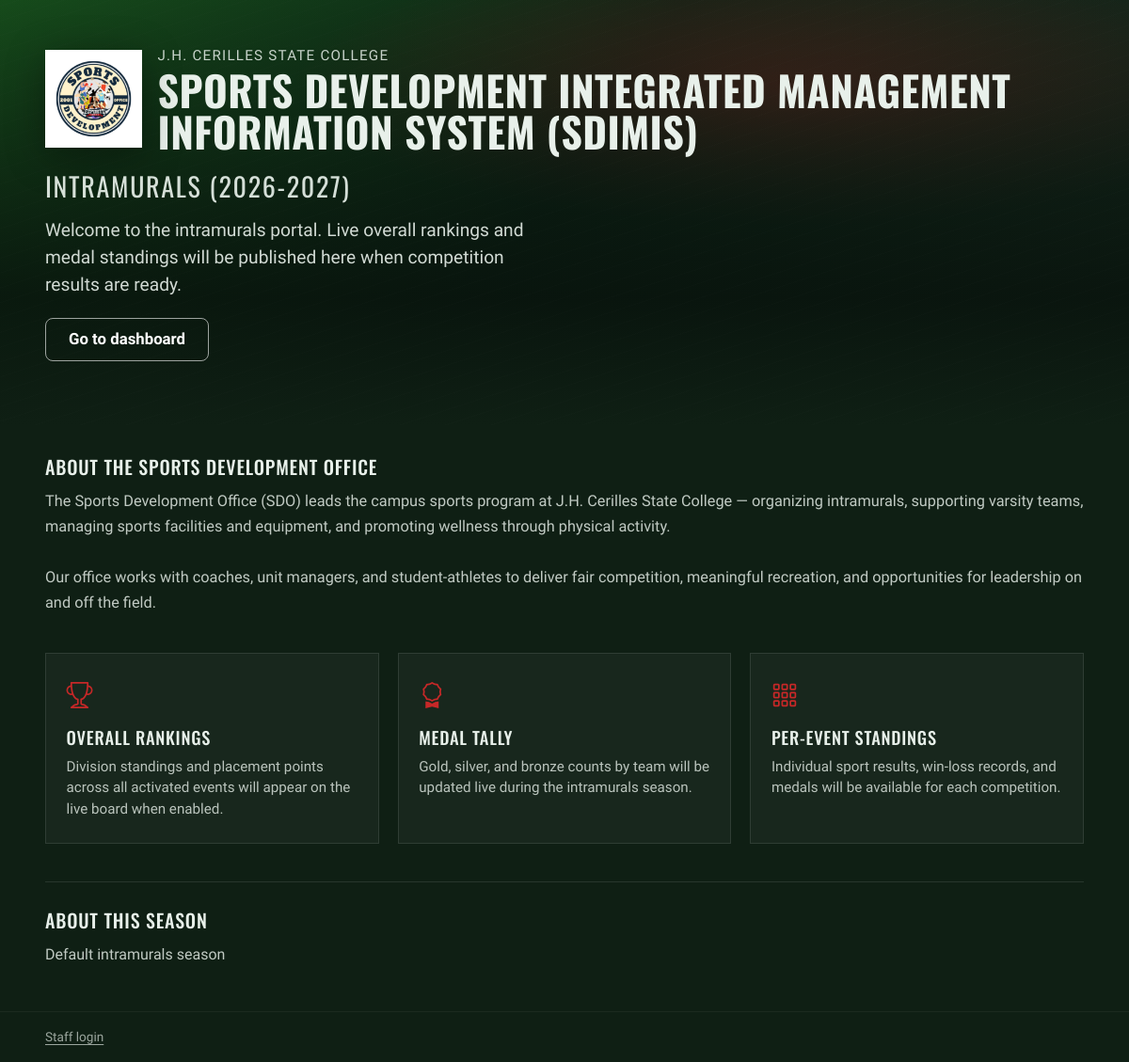
The app's page /landing.php (signed in) with its own data.
### tables this page shows
CREATE TABLE IF NOT EXISTS intramural_seasons (
    id INT AUTO_INCREMENT PRIMARY KEY,
    name VARCHAR(120) NOT NULL,
    year_label VARCHAR(40) NOT NULL,
    start_date DATE DEFAULT NULL,
    end_date DATE DEFAULT NULL,
    description TEXT,
    is_active TINYINT(1) NOT NULL DEFAULT 0,
    is_archived TINYINT(1) NOT NULL DEFAULT 0,
    roster_locked TINYINT(1) NOT NULL DEFAULT 0,
    roster_lock_date DATE DEFAULT NULL,
    roster_locked_at DATETIME DEFAULT NULL,
    roster_locked_by INT DEFAULT NULL,
    results_locked TINYINT(1) NOT NULL DEFAULT 0,
    results_lock_date DATE DEFAULT NULL,
    results_locked_at DATETIME DEFAULT NULL,
    results_locked_by INT DEFAULT NULL,
    live_board_enabled TINYINT(1) NOT NULL DEFAULT 1,
    live_board_updated_at DATETIME DEFAULT NULL,
    live_board_updated_by INT DEFAULT NULL,
    created_at TIMESTAMP DEFAULT CURRENT_TIMESTAMP,
    updated_at TIMESTAMP DEFAULT CURRENT_TIMESTAMP ON UPDATE CURRENT_TIMESTAMP,
    UNIQUE KEY uq_season_year_label (year_label)
);

CREATE TABLE IF NOT EXISTS system_settings (
    id INT AUTO_INCREMENT PRIMARY KEY,
    setting_key VARCHAR(100) NOT NULL UNIQUE,
    setting_value TEXT NOT NULL,
    setting_type ENUM('string', 'integer', 'boolean', 'json') NOT NULL DEFAULT 'string',
    description TEXT,
    updated_by INT DEFAULT NULL,
    updated_at TIMESTAMP DEFAULT CURRENT_TIMESTAMP ON UPDATE CURRENT_TIMESTAMP,
    FOREIGN KEY (updated_by) REFERENCES users(id) ON DELETE SET NULL
);

### includes/functions.php (called while the page is built, shortened)
<?php
function sanitize(string $input): string
{
    return htmlspecialchars(trim($input), ENT_QUOTES, 'UTF-8');
}
function getSetting(string $key, $default = null)
{
    $db = getDB();
    $stmt = $db->prepare('SELECT setting_value, setting_type FROM system_settings WHERE setting_key = ?');
    $stmt->execute([$key]);
    $row = $stmt->fetch();
    return match ($row['setting_type']) {
        'integer' => (int) $row['setting_value'],
        'boolean' => (bool) $row['setting_value'],
        'json'    => json_decode($row['setting_value'], true),
        default   => $row['setting_value'],
    };
}
function appLogoUrl(): string
{
    return defined('APP_LOGO') ? APP_LOGO : (BASE_URL . '/assets/img/sports-development-logo.png');
}

### includes/intramurals.php (called while the page is built, shortened)
<?php
function getLastInactiveSeason(): ?array
{
    try {
        $db = getDB();
        $active = getActiveSeason();
        $excludeId = $active ? (int) $active['id'] : 0;
        $stmt = $db->prepare('SELECT * FROM intramural_seasons WHERE is_active = 0 AND id != ? ORDER BY year_label DESC, id DESC LIMIT 1');
        $stmt->execute([$excludeId]);
        return $stmt->fetch() ?: null;
    } catch (Throwable $e) {
        return null;
    }
}
function getGalleryDisplaySeason(): ?array
{
    $lastInactive = getLastInactiveSeason();
    $active = getActiveSeason();
    return $lastInactive ?: $active;
}
function seasonLabel(array $season): string
{
    return trim(($season['name'] ?? '') . ' (' . ($season['year_label'] ?? '') . ')');
}
function getActiveSeason(): ?array
{
    try {
        $db = getDB();
        $season = $db->query('SELECT * FROM intramural_seasons WHERE is_active = 1 ORDER BY id DESC LIMIT 1')->fetch();
        if ($season) {
            return $season;
        }
        return $db->query('SELECT * FROM intramural_seasons ORDER BY id DESC LIMIT 1')->fetch() ?: null;
    } catch (Throwable $e) {
        return null;
    }
}
function isLiveBoardEnabled(?int $seasonId = null): bool
{
    $season = null;
    if ($seasonId !== null) {
        $season = getSeasonById($seasonId);
    } else {
        $season = getActiveSeason();
    }
    return !empty($season['live_board_enabled']);
}

### includes/auth.php (called while the page is built, shortened)
<?php
require_once __DIR__ . '/functions.php';
require_once __DIR__ . '/intramurals.php';
function isLoggedIn(): bool
{
    return isset($_SESSION['user_id']) && !empty($_SESSION['user_id']);
}
function getHomeUrl(): string
{
    return BASE_URL . '/dashboard.php';
}

### landing.php (the view, shortened to what this page needs)
<?php
require_once __DIR__ . '/includes/auth.php';
$season = getActiveSeason();
try {
    $gallerySeason = getGalleryDisplaySeason();
} catch (Throwable $e) {
    $gallerySeason = null;
    $galleryPhotos = [];
}
$sdoTitle = getSetting('sdo_about_title', 'About the Sports Development Office');
$sdoContent = trim((string) getSetting('sdo_about_content', ''));
$stylePath = __DIR__ . '/assets/css/style.css';
$styleVersion = is_file($stylePath) ? (string) filemtime($stylePath) : APP_VERSION;
?>
<!DOCTYPE html>
<html lang="en">
<head>
    <link href="https://cdn.jsdelivr.net/npm/bootstrap@5.3.2/dist/css/bootstrap.min.css" rel="stylesheet">
    <link href="https://cdn.jsdelivr.net/npm/bootstrap-icons@1.11.1/font/bootstrap-icons.css" rel="stylesheet">
    <link href="<?= BASE_URL ?>/assets/css/style.css?v=<?= $styleVersion ?>" rel="stylesheet">
</head>
<body class="live-board-page landing-page">
<div class="live-board">
    <header class="live-board-hero landing-hero">
        <div class="live-board-hero__bg" aria-hidden="true"></div>
        <div class="live-board-hero__inner">
            <div class="live-board-brand">
                <img src="<?= sanitize(appLogoUrl()) ?>" alt="" class="live-board-logo">
                <div>
                    <p class="live-board-campus"><?= sanitize(APP_CAMPUS) ?></p>
                    <h1 class="live-board-title">Sports Development Integrated Management Information System (SDIMIS)</h1>
                </div>
            </div>
            <?php if ($season): ?>
            <p class="live-board-season-label"><?= sanitize(seasonLabel($season)) ?></p>
            <?php endif; ?>
            <p class="live-board-lead">Welcome to the intramurals portal. Live overall rankings and medal standings will be published here when competition results are ready.</p>
            <div class="live-board-cta">
                <?php if (isLoggedIn()): ?>
                <a class="btn btn-outline-light btn-lg" href="<?= sanitize(getHomeUrl()) ?>">Go to dashboard</a>
                <?php else: ?>
                <a class="btn btn-outline-light btn-lg" href="<?= BASE_URL ?>/login.php">Staff login</a>
                <?php endif; ?>
                <?php if (isAdmin() && !isLiveBoardEnabled()): ?>
                <a class="btn btn-outline-light btn-lg" href="<?= BASE_URL ?>/admin/live_board.php">Enable live standings</a>
                <?php endif; ?>
            </div>
        </div>
    </header>
    <main class="live-board-main landing-main">
        <?php if ($sdoContent !== ''): ?>
        <section class="landing-about landing-sdo" id="about-sdo">
            <h2><?= sanitize($sdoTitle) ?></h2>
            <div class="landing-sdo-content"><?= nl2br(sanitize($sdoContent)) ?></div>
        </section>
        <?php endif; ?>
        <section class="landing-cards">
            <article class="landing-card">
                <div class="landing-card-icon"><i class="bi bi-trophy"></i></div>
                <h2>Overall Rankings</h2>
                <p>Division standings and placement points across all activated events will appear on the live board when enabled.</p>
            </article>
            <article class="landing-card">
                <div class="landing-card-icon"><i class="bi bi-award"></i></div>
                <h2>Medal Tally</h2>
                <p>Gold, silver, and bronze counts by team will be updated live during the intramurals season.</p>
            </article>
            <article class="landing-card">
                <div class="landing-card-icon"><i class="bi bi-grid-3x3-gap"></i></div>
                <h2>Per-Event Standings</h2>
                <p>Individual sport results, win-loss records, and medals will be available for each competition.</p>
            </article>
        </section>
        <?php if (!empty($season['description'])): ?>
        <section class="landing-about">
            <h2>About this season</h2>
            <p><?= nl2br(sanitize($season['description'])) ?></p>
        </section>
        <?php endif; ?>
    </main>
    <footer class="live-board-footer">
        <a href="<?= BASE_URL ?>/login.php">Staff login</a>
    </footer>
</div>
</body>
</html>

### records on screen
intramural_seasons: seasonLabel($season) "INTRAMURALS (2026-2027)", description "Default intramurals season"
system_settings: setting_value "ABOUT THE SPORTS DEVELOPMENT OFFICE"
system_settings: sdoContent "The Sports Development Office (SDO) leads the campus sports program at J.H. Cerilles State College — organizing intramurals, supporting varsity teams, managing sports facilities and equipment, and promoting wellness through physical activity. Our office works with coaches, unit managers, and student-athletes to deliver fair competition, meaningful recreation, and opportunities for leadership on and off the field."

### other values on screen
APP_CAMPUS "J.H. CERILLES STATE COLLEGE"
